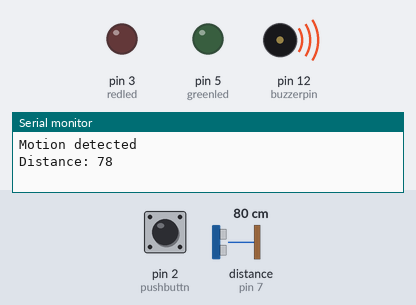
This sketch was run on a simulated Arduino Uno, built with avr-gcc and run on an emulated ATmega328P. Shown: output pins drawn as LEDs (lit = HIGH), buzzer (waves = sounding, pin HIGH), the last lines printed to the serial monitor. Wiring (inferred from the names in the program): ultrasonic range finder: trigger pin 8; echo pin 7. Inputs (shaded band) come from the test bench; at power-on: distance to the obstacle (sensor on pin 7) 80 cm, pin 2 (pushbuttn) LOW. The echo pulse lasts 58.3 µs per cm; pins used as bus, display or sensor lines are not drawn.

Above: at 4.8 s.
4.9 s: distance to the obstacle (sensor on pin 7) set to 33 cm
9.9 s: distance to the obstacle (sensor on pin 7) set to 27 cm
At 12.5 s:
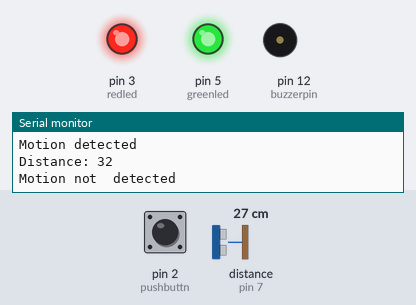
14.9 s: distance to the obstacle (sensor on pin 7) set to 35 cm
At 16.9 s:
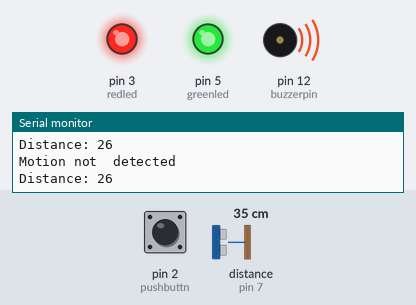
19.9 s: distance to the obstacle (sensor on pin 7) set to 2 cm
At 21.2 s:
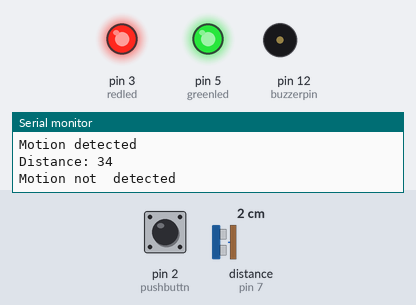
24.9 s: distance to the obstacle (sensor on pin 7) set to 60 cm
At 33.1 s:
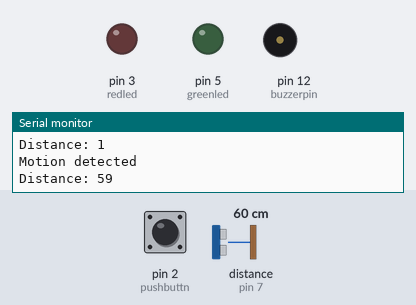
Timing chart, 0 to 35.2 s (numbered marks = the images above; inputs shaded):
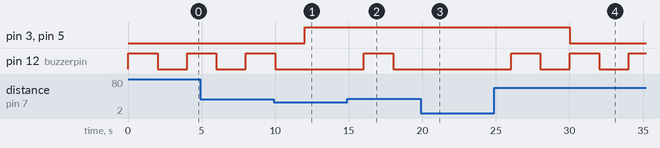

Measured:
- the behaviour switches between 31 and 30 cm on distance to the obstacle (sensor on pin 7) (found by bisection; images 0 and 1)
- after the input at 9.9 s, pin 3 (redled), pin 5 (greenled): LOW → HIGH after 2.1 s; pin 12 (buzzerpin): goes on until 10.0 s, then stays LOW
- after the input at 14.9 s, pin 12 (buzzerpin): LOW → HIGH after 1.1 s, → LOW 2.0 s later
- after the input at 19.9 s, pin 3 (redled), pin 5 (greenled): stays HIGH (without the input it goes to LOW after 0.12 s); pin 12 (buzzerpin): stays LOW (without the input it goes to HIGH after 0.12 s)
- after the input at 24.9 s, pin 3 (redled), pin 5 (greenled): HIGH → LOW after 5.1 s; pin 12 (buzzerpin): alternates HIGH for 2.0 s and LOW for 2.0 s, starting after 1.1 s

The sketch:

frantic_gaaris1.ino
```cpp
int trig =8;
int echo =7;
int redled=3;
int greenled=5;
int distance;
long duration;
int condi= 30;
int buzzerpin = 12;
int inputPin = 4;
int val=0;
int pushbuttn=2;
//int pirState = LOW;


void setup() {
  pinMode(trig , OUTPUT);
  pinMode(echo , INPUT);
  pinMode(redled , OUTPUT);
  pinMode(greenled , OUTPUT);
  pinMode(buzzerpin , OUTPUT);
  pinMode(inputPin , INPUT);
  pinMode(pushbuttn , INPUT);
  Serial.begin(9600);

}

void loop() {
  digitalWrite(trig , LOW);
  delayMicroseconds(2);
   digitalWrite(trig , HIGH);
  delayMicroseconds(10);
   digitalWrite(trig , LOW);

  duration = pulseIn(echo , HIGH);
  distance = duration * 0.034/2;
  int read = digitalRead(pushbuttn);

  if(distance < condi && val == LOW)
  {
    Serial.println("Motion not  detected");
    digitalWrite(redled , HIGH);
    //delay(2000);
    // digitalWrite(redled , LOW);
    //delay(20);
     digitalWrite(greenled ,HIGH );
    delay(2000);
    //digitalWrite(greenled , LOW);
    //delay(20);

  }
  else
  {
     digitalWrite(buzzerpin , HIGH);
    delay(2000);
    digitalWrite(buzzerpin , LOW);
    delay(2000);
     digitalWrite(redled , LOW);
     digitalWrite(greenled ,LOW );
    Serial.println("Motion detected");

  }


Serial.print("Distance: ");
Serial.println(distance);


}
```
